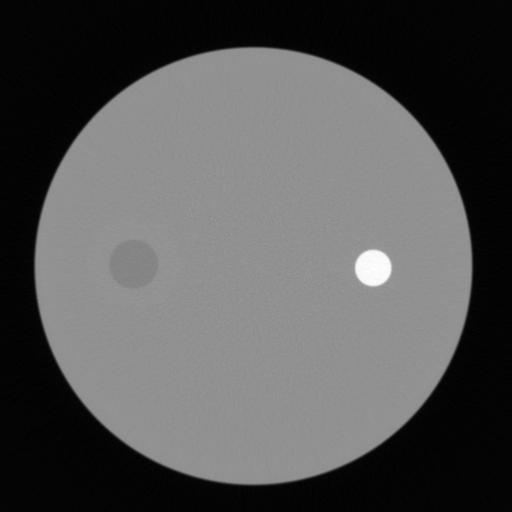
#> input picture Tools/PluginTesting/TestingOutput/2015-06-27/CT/CT_Philips_QuickIQ/body.000/test_B.jpg, 512 x 512 px
$ python -i QCUniformity_lib.py   (imports and definitions only)   (Python 2 division)   (older library calls are emulated)
#> lines starting #> are read from the running program, lines starting #| are printed output that depends on the picture
### pyWADLib/pydicom_series.py
# dicom_series.py
from __future__ import print_function

"""
By calling the function read_files with a directory name or list
of files as an argument, a list of DicomSeries instances can be
obtained. A DicomSeries object has some attributes that give
information about the serie (such as shape, sampling, suid) and
has an info attribute, which is a dicom.DataSet instance containing
information about the first dicom file in the serie. The data can
be obtained using the get_pixel_array() method, which produces a
3D numpy array if there a multiple files in the serie.

This module can deal with gated data, in which case a DicomSeries
instance is created for each 3D volume.

"""
#
# Copyright (c) 2010 Almar Klein
# This file is released under the pydicom license.
#    See the file license.txt included with the pydicom distribution, also
#    available at http://pydicom.googlecode.com
#
# Changelog:
# 20161025: added option to override default series splitting splitOnPosition
# 20161007: prepare for pydicom release 1
# 20160902: python3 compatible
# 20150616: AS: added fake attributes if missing for RF
# 20140904: AS: exclusion of RAW files which popped up in MRI data sent PACS
# 20140526: Merging of DD version(added get_data and show_data) with AS version (added usage of thickness if missing z-pos info)

# I (Almar) performed some test to loading a series of data
# in two different ways: loading all data, and deferring loading
# the data. Both ways seem equally fast on my system. I have to
# note that results can differ quite a lot depending on the system,
# but still I think this suggests that deferred reading is in
# general not slower. I think deferred loading of the pixel data
# can be advantageous because maybe not all data of all series
# is needed. Also it simply saves memory, because the data is
# removed from the Dataset instances.
# In the few result below, cold means reading for the first time,
# warm means reading 2nd/3d/etc time.
# - Full loading of data, cold: 9 sec
# - Full loading of data, warm: 3 sec
# - Deferred loading of data, cold: 9 sec
# - Deferred loading of data, warm: 3 sec


import os
import sys
import time
import gc
try:
    import pydicom as dicom
    from pydicom.sequence import Sequence
except ImportError:
    import dicom
    from dicom.sequence import Sequence

try:
    import pylab as plt
except:
    pass

# Try importing numpy
try:
    import numpy as np
    have_numpy = True
except Exception:
    np = None
    have_numpy = False

## Helper functions and classes
class ProgressBar:
    """ To print progress to the screen.
    """
    def __init__(self, char='-', length=20):
#> further down, picture is the input picture: shape (512, 512); min 0, max 255, mean 85.1
        self.char = char
        self.length = length
        self.progress = 0.0
        self.nbits = 0
        self.what = ''

    # [43 lines left out: functions Start, Stop, Finish, Update, PrintMessage, not called in this run]


def _dummyProgressCallback(progress):
    """ A callback to indicate progress that does nothing. """
    pass

_progressBar = ProgressBar()


# [96 lines left out: functions _progressCallback, _listFiles, _splitSerieIfRequired, not called in this run]


pixelDataTag = dicom.tag.Tag(0x7fe0, 0x0010)

# [221 lines left out: functions _getPixelDataFromDataset, read_files, not called in this run]


class DicomSeries(object):
    """ DicomSeries
    This class represents a serie of dicom files that belong together.
    If these are multiple files, they represent the slices of a volume
    (like for CT or MRI). The actual volume can be obtained using loadData().
    Information about the data can be obtained using the info attribute.
    """

    # To create a DicomSeries object, start by making an instance and
    # append files using the "_append" method. When all files are
    # added, call "_sort" to sort the files, and then "_finish" to evaluate
    # the data, perform some checks, and set the shape and sampling
    # attributes of the instance.

    # [77 lines left out: functions __init__, _fixMissingAttributes_AS, suid, shape, sampling, info and 1 more, not called in this run]

    def __repr__(self):
        adr = hex(id(self)).upper()
        return "<DicomSeries with %i images at %s>" % (len(self._datasets), adr)

    # [168 lines left out: functions get_pixel_array, _append, _sort, _finish, not called in this run]


def get_data(dicomseries):
    print(dicomseries[0]._datasets[0])
    return dicomseries[0]._datasets[0].pixel_array

# [6 lines left out: function show_data, not called in this run]


# [16 lines that do not run on import are left out]

### Plugins/Bucky/Bucky_Normi13/QCUniformity_lib.py
# -*- coding: utf-8 -*-
"""
Created on Wed Oct  9 08:50:51 2014

@author: aschilha
TODO:

Warning: THIS MODULE EXPECTS PYQTGRAPH DATA: X AND Y ARE TRANSPOSED!

Changelog:
    20160205: Fix integer overflow on 32bit
    20160202: Finished uniformity
    20160201: Split Uniformity/Artefact detection off from QCMammo to enable recycling; starting from v20150522
"""
import dicom
import numpy as np
from math import pi
import copy
import scipy.ndimage as scind
import matplotlib.pyplot as plt
from PIL import Image # image from pillow is needed
from PIL import ImageDraw # imagedraw from pillow is needed, not pil
import scipy.misc
# sanity check: we need at least scipy 0.10.1 to avoid problems mixing PIL and Pillow
scipy_version = [int(v) for v in scipy.__version__ .split('.')]
# [2 lines not run here, left out]
try:
    import wadwrapper_lib
except ImportError:
    from pyWADLib import wadwrapper_lib

__qcversion__=20160205

class UnifStruct:
    verbose = False

    # input image
    dcmInfile = None
    pixeldataIn = None
    mustbeinverted = False

    # for matlib plotting
    hasmadeplots = False

    # uniformity
    means = []
    stdevs = []
    unif_pct = -1
    snr_hol = -1
    unif_rois = [] # xy roi definitions # format: x0,wid, y0,hei

    # artefacts
    art_clusters = []
    art_image = None
    art_borderpx = []
    art_threshold = -1
    art_rois = [] # x0,y0,rad

    # working with a smaller FOV
    expertmode = False
    expert_roipts = []
    expert_frac = -1
    expert_inoutoverin = -1

    # [28 lines left out: functions __init__, pixDim, not called in this run]

class Uniformity_QC:
    qcversion = __qcversion__

    def __init__(self):
        self.artefactDetectorParameters() # default for non-L50 mammo

    def artefactDetectorParameters(self,UseStructure=False,
                                   bkscale=25, # dscale
                                   fgscale=5.0, # iscale
                                   threshold=15,
                                   ):
        self.artdet_UseStructure = UseStructure # use structure detector or LocalSNR
        # for Hologic Selenia there is a part of the image (12 px) that should be ignored
        self.artdet_bkscale = bkscale # if given, then subtract Gaussian(bkscale) from filtered image
        self.artdet_fgscale = fgscale # Gaussian scale of features
        self.artdet_threshold = threshold # threshold for artefact or not

    # [302 lines left out: functions otsu, RestrictROI, invertmaxval, NeedsCropping2, NeedsCropping, Uniformity, not called in this run]

    #----------------------------------------------------------------------
    def SplitMergeStructureDetector(self,inImage, bksigma = None,uiobject=None):
        """
        L50 images cause a huge memory hog.
        To save some memory, the idea is to split the input image into parts,
        process each part, and reassemble before return.
        Workflow:
        1. start with an empty result LIST
        2. define a part of the inImage, taking into account overlapping for blurring
        3. make a copy of that subpart of type float (inImage is explicitely expected to be INT)
        4. process that sub part without bkremoval
        5, append the processed image (with exception of overlap) to the result
        6. repeat 2-5 for all other parts
        7. convert result to np.array, do bkRemoval and return
        """
        rows = np.shape(inImage)[0] ## width/height in pixels
#> rows = 512
        cols = np.shape(inImage)[1]
#> cols = 512

        #print "[SplitMergeStructureDetector] inImage first/last/rows",0,rows-1,rows

        # 1. start with an empty result LIST
        result = np.empty_like(inImage, dtype=float)
        overlap = 4*(5+2)+1 #4*(iscale+dscale)+1; filter is 4 sigma wide
        xparts = [ # first last keepfirst keeplast
                   [0,             rows/2 +overlap,  0,     rows/2-1],
                   [rows/2-overlap,rows,             rows/2,rows-1]
                   ]
#> xparts = [[0, 285, 0, 255], [227, 512, 256, 511]]

        for xpart in xparts:
            pdCopy = (inImage[xpart[0]:xpart[1]:]).astype(float)
            #print "[SplitMergeStructureDetector] pdCopy first/last/rows",xpart[0],xpart[1]-1,np.shape(pdCopy)[0]
            pdProc = self.StructureDetector(pdCopy, None,uiobject)

            firstkeep = xpart[2]-xpart[0]
            lastkeep  = xpart[3]-xpart[0]
            offset    = xpart[2]-firstkeep
            #print "[SplitMergeStructureDetector] Restore first/last",firstkeep+offset,lastkeep+offset
            for i,row in enumerate(pdProc):
                if i<firstkeep or i>lastkeep:
                    continue
                result[i+offset] = row
#> this loop made 2 passes
#> pass 1, in SplitMergeStructureDetector, `pdCopy = (inImage[xpart[0]:xpart[1]:]).astype(float)`:
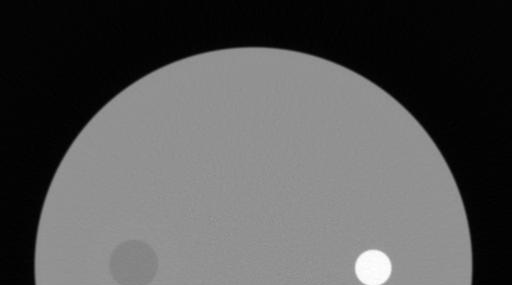
#> pdCopy: shape (285, 512) float64; min 0, max 255, mean 85.1
#> pass 1, in StructureDetector, `Lx = (scind.gaussian_filter(pdCopy,dscale,order=[1,0],mode='mirror'))`:
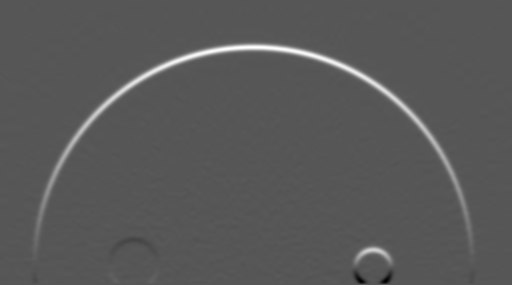
#> Lx: shape (285, 512) float64; min -12.82, max 24.89, mean 0.4; drawn with min black and max white
#> pass 1, in StructureDetector, `Lxx = Lx**2`:
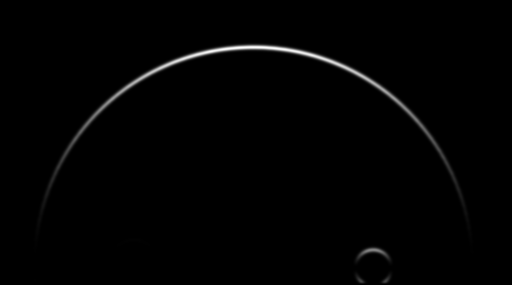
#> Lxx: shape (285, 512) float64; min 0, max 619.4, mean 6.1; drawn with min black and max white
#> pass 1, in StructureDetector, `Ly = (scind.gaussian_filter(pdCopy,dscale,order=[0,1],mode='mirror'))`:
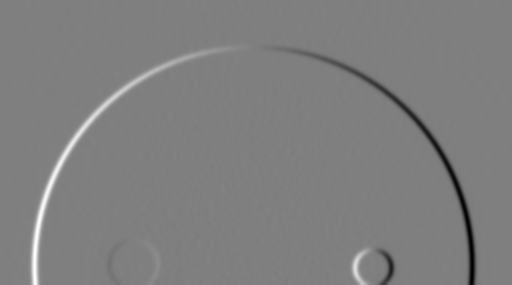
#> Ly: shape (285, 512) float64; min -24.74, max 24.73, mean 0; drawn with min black and max white
#> after the loop:
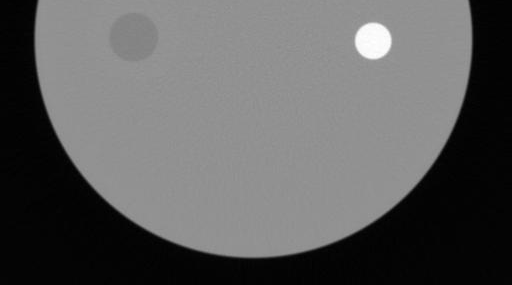
#> pdCopy: shape (285, 512) float64; min 0, max 255, mean 93.7
#> after the loop:
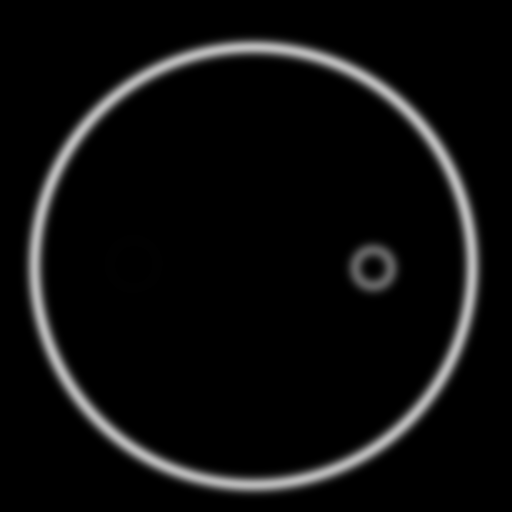
#> result: shape (512, 512) float64; min 1.67e-10, max 188.4, mean 13.4

        if bksigma is not None:
            blurRes = scind.gaussian_filter(result,bksigma,order=[0,0])
            result -= blurRes
            if uiobject:
                print "[SplitMergeStructureDetector] 5/4 trend removed"

        return result

    def StructureDetector(self,inImage, bksigma = None,uiobject=None):
        """
        Code is helaas slecht leesbaar geworden, maar gebruikte teveel geheugen.
        """
        #import resource
        #print "[Structure] resMB",1,(resource.getrusage(resource.RUSAGE_SELF).ru_maxrss / 1000) # max usage so far

        """
        Return numpy array with largest eigenvalues of Structure Tensor
        (integrated over some area)

        Structure tensor: S = [Lx^2 LxLy]
                              [LyLx Ly^2]
        integrate = blur each element over gauss
        Warning: X and Y direction changed in pyqtgraph
        WATCH IT: should be float, else overflow errors later (not mentioned!)
        """
        dscale = 2.0
        iscale = 5.0

        #Step 1: make sure inImage is of type float
        try:
            uiobject.pbar.startProgress(7,"...converting to float")
        except:
            pass
        pdCopy = inImage
        if type(inImage[0,0]) != type(1.0):
            pdCopy = inImage.astype(float)

        #Step 2: Elements of Structure tensor
        try:
            uiobject.pbar.doProgress("...calculating Lx**2")
        except:
            #print "Cannot do progress"
            pass

        Lx = (scind.gaussian_filter(pdCopy,dscale,order=[1,0],mode='mirror'))
        Lxx = Lx**2
        try:
            uiobject.pbar.doProgress("...calculating Ly**2")
        except:
            pass
        Ly = (scind.gaussian_filter(pdCopy,dscale,order=[0,1],mode='mirror'))
        Lyy = Ly**2
        try:
            uiobject.pbar.doProgress("...calculating Lx*Ly")
        except:
            pass

        # optimize copies in mem: 4 in use
        Lx *= Ly # actually LxLy Lxy = Lx*Ly
        Ly = None # mark as free: 3 in use

        #Step 3 Integrate over iscale
        try:
            uiobject.pbar.doProgress("...smoothing Lx**2")
        except:
            pass

        Lxx = scind.gaussian_filter(Lxx,iscale,order=[0,0],mode='mirror')
        try:
            uiobject.pbar.doProgress("...smoothing Ly**2")
        except:
            pass

        Lyy = scind.gaussian_filter(Lyy,iscale,order=[0,0],mode='mirror')
        try:
            uiobject.pbar.doProgress("...smoothing Lx*Ly")
        except:
            pass

        Lx = scind.gaussian_filter(Lx,iscale,order=[0,0],mode='mirror') # Lxy = scind.gaussian_filter(Lxy,iscale,order=[0,0]); 3 in use

        # Step 2: calculate the eigenvalues of the Hessian matrix:
        #  Lpp = 0.5*(Lyy+Lxx- sqrt((Lyy+Lxx)**2-4*(LyyLxx-Lyx**2)))
        #  Lqq = 0.5*(Lyy+Lxx+ sqrt((Lyy+Lxx)**2-4*(LyyLxx-Lyx**2)))
        try:
            uiobject.pbar.doProgress("...calculating ev")
        except:
            pass

        Lxx += Lyy                # Ma= Lyy+Lxx ; 3 in use
        Lyy = (Lxx-Lyy)*Lyy # Lyy*Lxx-Lxy**2: 3 in use
        Lyy -= Lx**2 # Lyy*Lxx-Lxy**2: 3 in use
        Lx = None # Mark as free: 2 in use
        Lyy = np.sqrt(Lxx**2-4*Lyy) # Mb= np.sqrt(Ma**2-4*(Lyy*Lxx-Lxy**2)) # 2 in use

        Lxx -= Lyy        # Lpp = 0.5*(Ma-Mb): 2 in use
        Lyy = Lxx + 2*Lyy # Lqq = 0.5*(Ma+Mb): 2 in use

        Lxx = np.maximum(Lxx,Lyy)/2. # Lout = np.maximum(Lpp,Lqq) : 2 in use
        Lyy = None # Mark as free:1 in use

        if bksigma is not None:
            Lyy = scind.gaussian_filter(Lxx,bksigma,order=[0,0],mode='mirror')
            Lxx -= Lyy
            if uiobject:
                print "[StructureDetector] 5/4 trend removed"

        try:
            uiobject.pbar.endProgress()
        except:
            pass

        return Lxx

    # [206 lines left out: functions LocalSNR, Artefacts, drawThickCircle, saveAnnotatedArtefactImage, not called in this run]

>>> import cv2
>>> picture = cv2.imread('../../../Tools/PluginTesting/TestingOutput/2015-06-27/CT/CT_Philips_QuickIQ/body.000/test_B.jpg', cv2.IMREAD_GRAYSCALE)
>>> result = Uniformity_QC().SplitMergeStructureDetector(picture)
